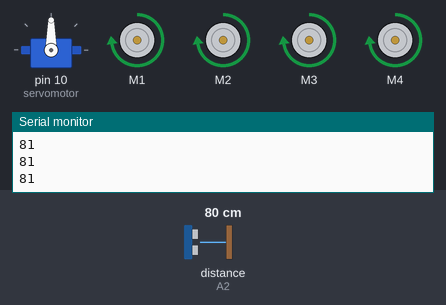
Bench run of a sketch on a simulated Arduino Uno, built with avr-gcc and run on an emulated ATmega328P. Parts: servo, 4 × DC motor (green arrow = forward, orange = backward, longer = faster), the last lines printed to the serial monitor. Inputs (shaded band) come from the test bench; at power-on: distance to the obstacle (sensor on A2) 80 cm. The echo pulse lasts 58.3 µs per cm.

Above: at 3.2 s.
3.3 s: distance to the obstacle (sensor on A2) set to 22 cm
4.8 s: distance to the obstacle (sensor on A2) set to 19 cm
At 6.8 s:
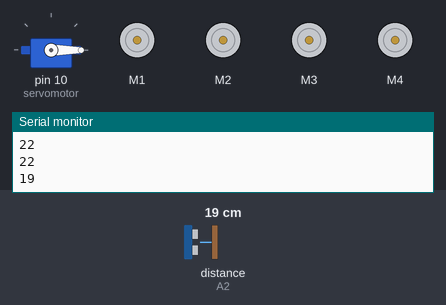
At 7.6 s:
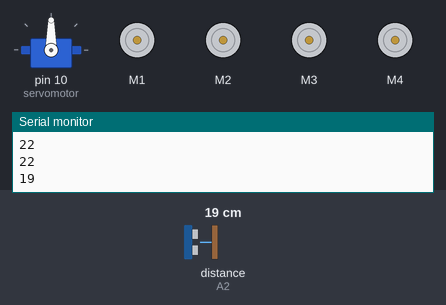
7.8 s: distance to the obstacle (sensor on A2) set to 2 cm
At 7.8 s:
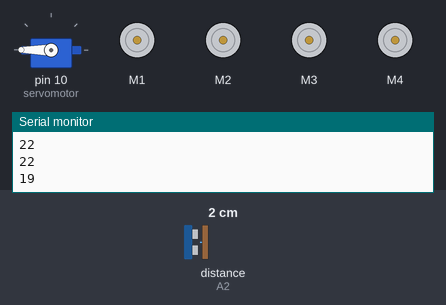
Timing chart, 0 to 16.8 s (numbered marks = the images above; inputs shaded):
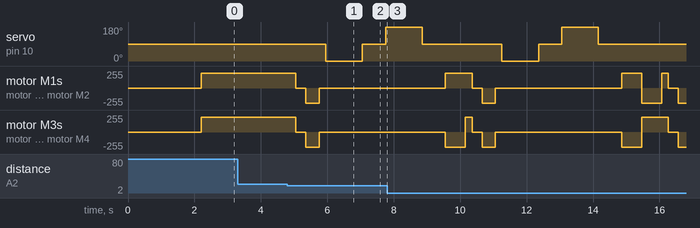

Measured:
- the behaviour switches between 21 and 20 cm on distance to the obstacle (sensor on A2) (found by bisection; images 0 and 1)
- after the input at 4.8 s, servo on pin 10 (servomotor): 90° → 0° after 1.2 s, → 90° 1.1 s later, → 180° 0.70 s later; motor M1–4: forward 225/255 → stopped after 0.26 s, → backward 225/255 0.30 s later, → stopped 0.40 s later

The sketch:

ABSTACLES_AVOIDING_CAR.ino
```cpp
#include<NewPing.h>
#include<Servo.h>
#include <AFMotor.h>
#define TRIGGER_PIN A1
#define ECHO_PIN A2
#define MAX_DISTANCE 250
NewPing sonar(TRIGGER_PIN, ECHO_PIN, MAX_DISTANCE);
Servo servomotor;
AF_DCMotor m1(1);
AF_DCMotor m2(2);
AF_DCMotor m3(3);
AF_DCMotor m4(4);
int distance;

void setup() {
  // put your setup code here, to run once:
  Serial.begin(9600);
  servomotor.attach(10);
  servomotor.write(90);
  delay(2000);
}

void loop() {
  // put your main code here, to run repeatedly:
  int distanceright;
  int distanceleft;
  int distance = readPing();
  Serial.println(distance);
  delay(100);
  if(Serial.available()>0)
  {
    moveforward();
  }
  if(distance <= 20)
  {
    movestop();
    delay(300);
    movebackward();
    delay(400);
    movestop();
    delay(200);
    distanceright = lookright();
    delay(200);
    distanceleft = lookleft();
    delay(200);

    if(distanceright >= distanceleft)
    {
      turnright();
      delay(600);
      moveforward();
    }
    if(distanceright <= distanceleft)
    {
      turnleft();
      delay(600);
      moveforward();
    }
  }
  else
  {
    moveforward();
  }


}

int lookright()
{
  servomotor.write(0);
  delay(500);
  int distancee = readPing();
  delay(500);
  servomotor.write(90);
  delay(500);
  return distancee;
  Serial.println(distance);


}

int lookleft()
{
  servomotor.write(180);
  delay(500);
  int distances = readPing();
  delay(500);
  servomotor.write(90);
  delay(500);
  return distances;
   Serial.println(distance);
}
int readPing()
{
  delay(100);
  int cm = sonar.ping_cm();
   if(cm==0)
  {
    cm=250;
  }
  return cm;
}
void moveforward()
{
  m1.setSpeed(225);
  m1.run(FORWARD);
  m2.setSpeed(225);
  m2.run(FORWARD);
  m3.setSpeed(225);
  m3.run(FORWARD);
  m4.setSpeed(225);
  m4.run(FORWARD);

}
void movebackward()
{
  m1.setSpeed(225);
  m1.run(BACKWARD);
  m2.setSpeed(225);
  m2.run(BACKWARD);
  m3.setSpeed(225);
  m3.run(BACKWARD);
  m4.setSpeed(225);
  m4.run(BACKWARD);

}

void turnleft()
{
  m1.setSpeed(225);
  m1.run(BACKWARD);
  m2.setSpeed(225);
  m2.run(BACKWARD);
  m3.setSpeed(225);
  m3.run(FORWARD);
  m4.setSpeed(225);
  m4.run(FORWARD);

}

void turnright()
{
  m1.setSpeed(225);
  m1.run(FORWARD);
  m2.setSpeed(225);
  m2.run(FORWARD);
  m3.setSpeed(225);
  m3.run(BACKWARD);
  m4.setSpeed(225);
  m4.run(BACKWARD);

}

void movestop()
{
  m1.setSpeed(0);
  m2.setSpeed(0);
  m3.setSpeed(0);
  m4.setSpeed(0);
}
```
